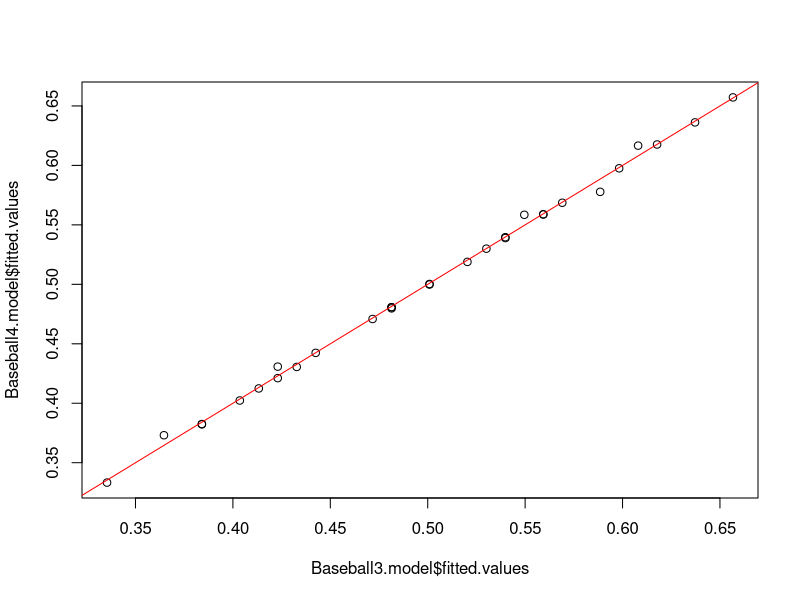

This figure's R source:
#lab1 orthogonal vectors
#1. create  a pair of orthgonal 2-dimensional vectors
v1 <- c(1,-3)
v2 <- c(3,1)
v1%*%v2 #ass can be seen the cross product is 0 which means the vectors are orthogonal

#2. create a pair of orthogonal 3-dimensional vectors.
v3 <- c(1,1,2)
v4 <-c(-1,1,0)
v3%*%v4# is 0 same reason as mentioned above.

#3. load the baseball2018 data set
baseball <- read.csv('Baseball2018.csv')
#a) the variable game is a linear combination of wins and losses (games = wins + losses) there is one more variable
#that is linear combination of the two other variables. Express this in the form 
#v3=c1*v1+c2*v2

#wins + losses, WinPct is Wins/losses
Baseball.model <- lm(Games ~ Wins+Losses+WinPct,data = baseball) # Games = 1*wins+1*losses
summary(Baseball.model) 

Baseball2.model <- lm(Runs ~ Rdiff+RunsAgainst, data=baseball)
summary(Baseball2.model)
#Runs is a linear combinations of Rdiff + RunsAgaingst
#Runs = c1*Rdiff+c2*RunsAgainst
#reviewing the solutions rdiff = 1*Runs+(-1)*RunsAgainst, however it dosent mather since they all can be seen as linear
#combinations of eachother, however the model fit will differ.

#b)+c) for the variables i found in part a fit a linear regression model of WinPct v1+v2 and WinPct v3
Baseball3.model <- lm(WinPct ~ Rdiff, data=baseball)
Baseball4.model <- lm(WinPct ~ Runs+RunsAgainst, data = baseball)
#WinPct = 0.5+0.097*Rdiff
#WinPct = 0.51+0.096*Runs-0.098*RunsAgainst
plot(Baseball3.model$fitted.values,Baseball4.model$fitted.values)
abline(a=0,b=1,col='red')
#4)Having one variable is better than two if the one variable is a linear combination of the others since it contains all
#the information, having less independent variables is better since it gives a lower chance of introducting bad data points.